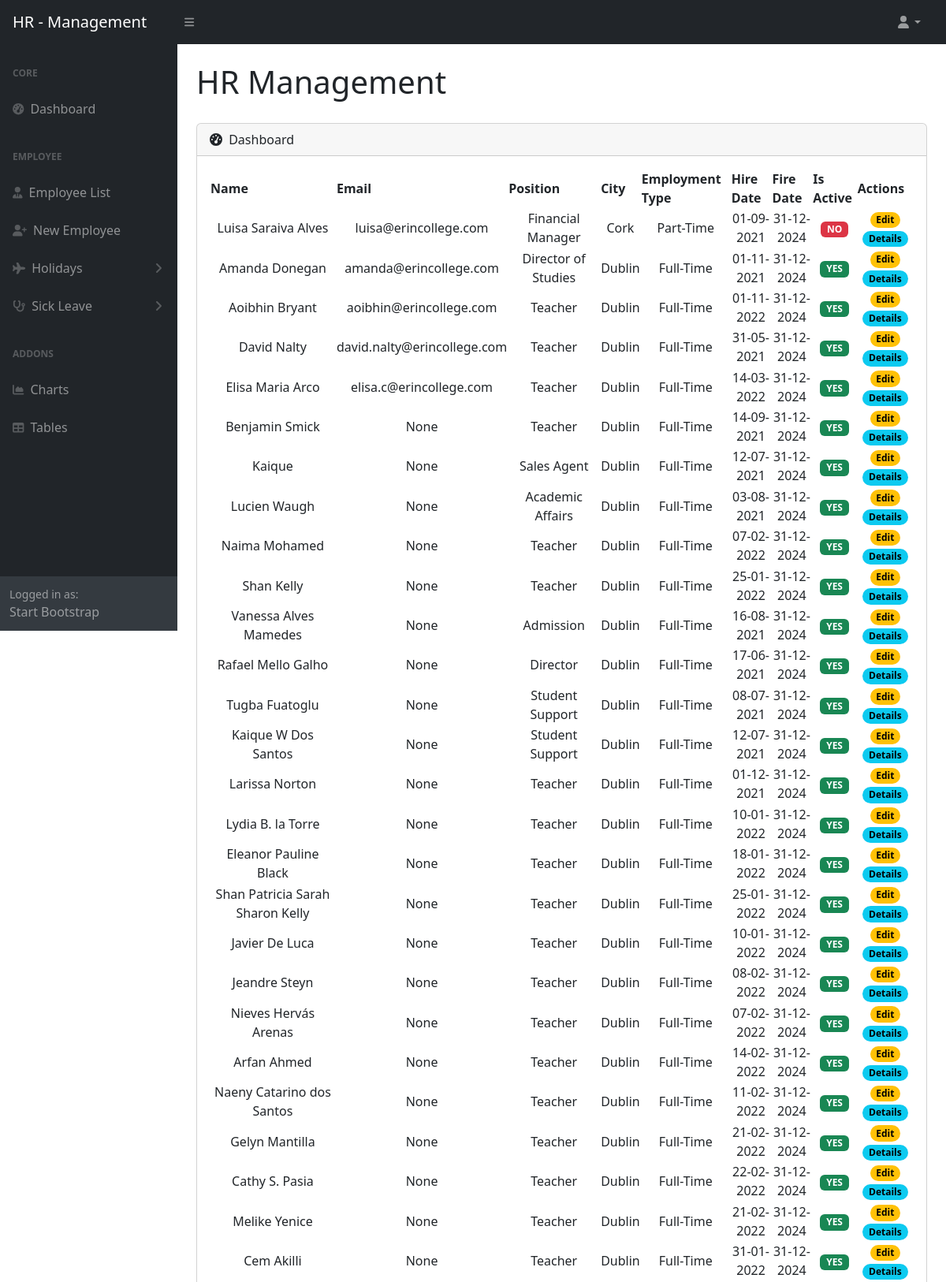
/employee/employee_list/490/ (upper part), run on the app's committed database.
### employee/models.py (models this page shows, shortened)
class Employees(models.Model):
	name = models.CharField(max_length=100)
	email = models.EmailField(blank=True, null=True)
	department = models.ForeignKey(Department, on_delete=models.PROTECT)
	position = models.ForeignKey(Position, on_delete=models.PROTECT)
	city = models.CharField(choices=helpers.city, max_length=50, default='Dublin')
	employment_type = models.CharField(choices=helpers.employment_type, max_length=50, default='Full-Time')
	hire_date = models.DateField(default=date.today(), editable=True)
	fire_date = models.DateField(null=True, blank=True)
	is_active = models.BooleanField(default=True)

### department/models.py (models this page shows)
class Position(models.Model):
	name = models.CharField(max_length=100)
	department = models.ForeignKey('Department', on_delete=models.PROTECT)
	def __str__(self):
		return self.name

### employee/views.py (the view)
# urls.py: path('employee_list/', EmployeeListView.as_view(), name='employee_list'),
class EmployeeListView(ListView):
	model = Employees
	template_name = 'employee_list.html'
	context_object_name = 'employees'
	def get_queryset(self):
		employees = super().get_queryset().order_by('id')
		search = self.request.GET.get('search')
		if search:
			employees = employees.filter(name__icontains=search)
		return employees

### employee/templates/employee_list.html (shortened to what this page needs)
{% extends 'base.html' %}
{% load static %}
{% block content %}
    <table id="datatablesSimple" class="table-striped table-hover table-responsive-lg datatable">
        <thead>
        <tr>
            <th>Name</th>
            <th>Email</th>
            <th>Position</th>
            <th>City</th>
            <th>Employment Type</th>
            <th>Hire Date</th>
            <th>Fire Date</th>
            <th>Is Active</th>
            <th>Actions</th>
        </tr>
        </thead>
        <tbody>
        {% for employee in employees %}
            <tr href="{% url 'employee_detail' employee.pk %}">
                <td>{{ employee.name }}</td>
                <td>{{ employee.email }}</td>
                <td>{{ employee.position }}</td>
                <td>{{ employee.get_city_display }}</td>
                <td>{{ employee.get_employment_type_display }}</td>
                <td>{{ employee.hire_date|date:'d-m-Y' }}</td>
                <td>{{ employee.fire_date|date:'d-m-Y' }}</td>
                {% if employee.is_active %}
                    <td class="active-label"><span class="badge bg-success">YES</span>
                    </td>
                {% else %}
                    <td><span class="badge bg-danger">NO</span></td>
                {% endif %}
                <td><a href="{% url 'employee_update' employee.pk %}"><span
                        class="badge rounded-pill bg-warning text-black">Edit</span></a>
                    <a href="{% url 'employee_detail' employee.pk %}"><span
                            class="badge rounded-pill bg-info text-black">Details</span></a>
                </td>
            </tr>
        {% endfor %}
        </tbody>
    </table>
{% endblock %}

### data on the page
Employees: name "Luisa Saraiva Alves", email "luisa@erincollege.com", position "Financial Manager", city "Cork", employment_type "Part-Time", hire_date "01-09-2021", fire_date "31-12-2024", is_active "NO"
Employees: name "Amanda Donegan", email "amanda@erincollege.com", position "Director of Studies", city "Dublin", employment_type "Full-Time", hire_date "01-11-2021", fire_date "31-12-2024", is_active "YES"
Employees: name "Aoibhin Bryant", email "aoibhin@erincollege.com", position "Teacher", city "Dublin", employment_type "Full-Time", hire_date "01-11-2022", fire_date "31-12-2024", is_active "YES"
Employees: name "David Nalty", email "david.nalty@erincollege.com", position "Teacher", city "Dublin", employment_type "Full-Time", hire_date "31-05-2021", fire_date "31-12-2024", is_active "YES"
Employees: name "Elisa Maria Arco", email "elisa.c@erincollege.com", position "Teacher", city "Dublin", employment_type "Full-Time", hire_date "14-03-2022", fire_date "31-12-2024", is_active "YES"
Employees: name "Benjamin Smick", email "None", position "Teacher", city "Dublin", employment_type "Full-Time", hire_date "14-09-2021", fire_date "31-12-2024", is_active "YES"
Employees: name "Kaique", email "None", position "Sales Agent", city "Dublin", employment_type "Full-Time", hire_date "12-07-2021", fire_date "31-12-2024", is_active "YES"
Employees: name "Lucien Waugh", email "None", position "Academic Affairs", city "Dublin", employment_type "Full-Time", hire_date "03-08-2021", fire_date "31-12-2024", is_active "YES"
Employees: name "Naima Mohamed", email "None", position "Teacher", city "Dublin", employment_type "Full-Time", hire_date "07-02-2022", fire_date "31-12-2024", is_active "YES"
Employees: name "Shan Kelly", email "None", position "Teacher", city "Dublin", employment_type "Full-Time", hire_date "25-01-2022", fire_date "31-12-2024", is_active "YES"
Employees: name "Vanessa Alves Mamedes", email "None", position "Admission", city "Dublin", employment_type "Full-Time", hire_date "16-08-2021", fire_date "31-12-2024", is_active "YES"
Employees: name "Rafael Mello Galho", email "None", position "Director", city "Dublin", employment_type "Full-Time", hire_date "17-06-2021", fire_date "31-12-2024", is_active "YES"
Employees: name "Tugba Fuatoglu", email "None", position "Student Support", city "Dublin", employment_type "Full-Time", hire_date "08-07-2021", fire_date "31-12-2024", is_active "YES"
Employees: name "Kaique W Dos Santos", email "None", position "Student Support", city "Dublin", employment_type "Full-Time", hire_date "12-07-2021", fire_date "31-12-2024", is_active "YES"
Employees: name "Larissa Norton", email "None", position "Teacher", city "Dublin", employment_type "Full-Time", hire_date "01-12-2021", fire_date "31-12-2024", is_active "YES"
Employees: name "Lydia B. la Torre", email "None", position "Teacher", city "Dublin", employment_type "Full-Time", hire_date "10-01-2022", fire_date "31-12-2024", is_active "YES"
Employees: name "Eleanor Pauline Black", email "None", position "Teacher", city "Dublin", employment_type "Full-Time", hire_date "18-01-2022", fire_date "31-12-2024", is_active "YES"
Employees: name "Shan Patricia Sarah Sharon Kelly", email "None", position "Teacher", city "Dublin", employment_type "Full-Time", hire_date "25-01-2022", fire_date "31-12-2024", is_active "YES"
Employees: name "Javier De Luca", email "None", position "Teacher", city "Dublin", employment_type "Full-Time", hire_date "10-01-2022", fire_date "31-12-2024", is_active "YES"
Employees: name "Jeandre Steyn", email "None", position "Teacher", city "Dublin", employment_type "Full-Time", hire_date "08-02-2022", fire_date "31-12-2024", is_active "YES"
Employees: name "Nieves Hervás Arenas", email "None", position "Teacher", city "Dublin", employment_type "Full-Time", hire_date "07-02-2022", fire_date "31-12-2024", is_active "YES"
Employees: name "Arfan Ahmed", email "None", position "Teacher", city "Dublin", employment_type "Full-Time", hire_date "14-02-2022", fire_date "31-12-2024", is_active "YES"
Employees: name "Naeny Catarino dos Santos", email "None", position "Teacher", city "Dublin", employment_type "Full-Time", hire_date "11-02-2022", fire_date "31-12-2024", is_active "YES"
Employees: name "Gelyn Mantilla", email "None", position "Teacher", city "Dublin", employment_type "Full-Time", hire_date "21-02-2022", fire_date "31-12-2024", is_active "YES"
Employees: name "Cathy S. Pasia", email "None", position "Teacher", city "Dublin", employment_type "Full-Time", hire_date "22-02-2022", fire_date "31-12-2024", is_active "YES"
Employees: name "Melike Yenice", email "None", position "Teacher", city "Dublin", employment_type "Full-Time", hire_date "21-02-2022", fire_date "31-12-2024", is_active "YES"
Employees: name "Cem Akilli", email "None", position "Teacher", city "Dublin", employment_type "Full-Time", hire_date "31-01-2022", fire_date "31-12-2024", is_active "YES"
